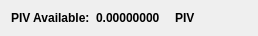
                <widget class="QWidget" name="layoutWidget3">
                    <property name="geometry">
                        <rect>
                            <x>22</x>
                            <y>12</y>
                            <width>258</width>
                            <height>19</height>
                        </rect>
                    </property>
                    <layout class="QHBoxLayout" name="horizontalLayout">
                        <item>
                            <widget class="QLabel" name="label232_2">
                                <property name="font">
                                    <font>
                                        <weight>75</weight>
                                        <bold>true</bold>
                                    </font>
                                </property>
                                <property name="text">
                                    <string>PIV Available:</string>
                                </property>
                            </widget>
                        </item>
                        <item>
                            <widget class="QLabel" name="PIVAvailableLabel">
                                <property name="palette">
                                    <palette>
                                        <active>
                                            <colorrole role="WindowText">
                                                <brush brushstyle="SolidPattern">
                                                    <color alpha="255">
                                                        <red>0</red>
                                                        <green>0</green>
                                                        <blue>0</blue>
                                                    </color>
                                                </brush>
                                            </colorrole>
                                            <colorrole role="Button">
                                                <brush brushstyle="SolidPattern">
                                                    <color alpha="255">
                                                        <red>0</red>
                                                        <green>170</green>
                                                        <blue>0</blue>
                                                    </color>
                                                </brush>
                                            </colorrole>
                                            <colorrole role="Light">
                                                <brush brushstyle="SolidPattern">
                                                    <color alpha="255">
                                                        <red>0</red>
                                                        <green>255</green>
                                                        <blue>0</blue>
                                                    </color>
                                                </brush>
                                            </colorrole>
                                            <colorrole role="Midlight">
                                                <brush brushstyle="SolidPattern">
                                                    <color alpha="255">
                                                        <red>0</red>
                                                        <green>212</green>
                                                        <blue>0</blue>
                                                    </color>
                                                </brush>
                                            </colorrole>
                                            <colorrole role="Dark">
                                                <brush brushstyle="SolidPattern">
                                                    <color alpha="255">
                                                        <red>0</red>
                                                        <green>85</green>
                                                        <blue>0</blue>
                                                    </color>
                                                </brush>
                                            </colorrole>
                                            <colorrole role="Mid">
                                                <brush brushstyle="SolidPattern">
                                                    <color alpha="255">
                                                        <red>0</red>
                                                        <green>113</green>
                                                        <blue>0</blue>
                                                    </color>
                                                </brush>
                                            </colorrole>
                                            <colorrole role="Text">
                                                <brush brushstyle="SolidPattern">
                                                    <color alpha="255">
                                                        <red>0</red>
                                                        <green>170</green>
                                                        <blue>0</blue>
                                                    </color>
                                                </brush>
                                            </colorrole>
                                            <colorrole role="BrightText">
                                                <brush brushstyle="SolidPattern">
                                                    <color alpha="255">
                                                        <red>255</red>
                                                        <green>255</green>
                                                        <blue>255</blue>
                                                    </color>
                                                </brush>
                                            </colorrole>
                                            <colorrole role="ButtonText">
                                                <brush brushstyle="SolidPattern">
                                                    <color alpha="255">
                                                        <red>0</red>
                                                        <green>0</green>
                                                        <blue>0</blue>
                                                    </color>
                                                </brush>
                                            </colorrole>
                                            <colorrole role="Base">
                                                <brush brushstyle="SolidPattern">
                                                    <color alpha="255">
                                                        <red>255</red>
                                                        <green>255</green>
                                                        <blue>255</blue>
                                                    </color>
                                                </brush>
                                            </colorrole>
                                            <colorrole role="Window">
                                                <brush brushstyle="SolidPattern">
                                                    <color alpha="255">
                                                        <red>0</red>
                                                        <green>170</green>
                                                        <blue>0</blue>
                                                    </color>
                                                </brush>
                                            </colorrole>
                                            <colorrole role="Shadow">
                                                <brush brushstyle="SolidPattern">
                                                    <color alpha="255">
                                                        <red>0</red>
                                                        <green>0</green>
                                                        <blue>0</blue>
                                                    </color>
                                                </brush>
                                            </colorrole>
                                            <colorrole role="AlternateBase">
                                                <brush brushstyle="SolidPattern">
                                                    <color alpha="255">
                                                        <red>127</red>
                                                        <green>212</green>
                                                        <blue>127</blue>
                                                    </color>
                                                </brush>
                                            </colorrole>
                                            <colorrole role="ToolTipBase">
                                                <brush brushstyle="SolidPattern">
                                                    <color alpha="255">
                                                        <red>255</red>
                                                        <green>255</green>
                                                        <blue>220</blue>
                                                    </color>
                                                </brush>
                                            </colorrole>
                                            <colorrole role="ToolTipText">
                                                <brush brushstyle="SolidPattern">
                                                    <color alpha="255">
                                                        <red>0</red>
                                                        <green>0</green>
                                                        <blue>0</blue>
                                                    </color>
                                                </brush>
                                            </colorrole>
                                        </active>
                                        <inactive>
                                            <colorrole role="WindowText">
                                                <brush brushstyle="SolidPattern">
                                                    <color alpha="255">
                                                        <red>0</red>
                                                        <green>0</green>
                                                        <blue>0</blue>
                                                    </color>
                                                </brush>
                                            </colorrole>
                                            <colorrole role="Button">
                                                <brush brushstyle="SolidPattern">
                                                    <color alpha="255">
                                                        <red>0</red>
                                                        <green>170</green>
                                                        <blue>0</blue>
                                                    </color>
                                                </brush>
                                            </colorrole>
                                            <colorrole role="Light">
                                                <brush brushstyle="SolidPattern">
                                                    <color alpha="255">
                                                        <red>0</red>
                                                        <green>255</green>
                                                        <blue>0</blue>
                                                    </color>
                                                </brush>
                                            </colorrole>
                                            <colorrole role="Midlight">
                                                <brush brushstyle="SolidPattern">
                                                    <color alpha="255">
                                                        <red>0</red>
                                                        <green>212</green>
                                                        <blue>0</blue>
                                                    </color>
                                                </brush>
                                            </colorrole>
                                            <colorrole role="Dark">
                                                <brush brushstyle="SolidPattern">
                                                    <color alpha="255">
                                                        <red>0</red>
                                                        <green>85</green>
                                                        <blue>0</blue>
                                                    </color>
                                                </brush>
                                            </colorrole>
                                            <colorrole role="Mid">
                                                <brush brushstyle="SolidPattern">
                                                    <color alpha="255">
                                                        <red>0</red>
                                                        <green>113</green>
                                                        <blue>0</blue>
                                                    </color>
                                                </brush>
                                            </colorrole>
                                            <colorrole role="Text">
                                                <brush brushstyle="SolidPattern">
                                                    <color alpha="255">
                                                        <red>0</red>
                                                        <green>170</green>
                                                        <blue>0</blue>
                                                    </color>
                                                </brush>
                                            </colorrole>
                                            <colorrole role="BrightText">
                                                <brush brushstyle="SolidPattern">
                                                    <color alpha="255">
                                                        <red>255</red>
                                                        <green>255</green>
                                                        <blue>255</blue>
                                                    </color>
                                                </brush>
                                            </colorrole>
                                            <colorrole role="ButtonText">
                                                <brush brushstyle="SolidPattern">
                                                    <color alpha="255">
                                                        <red>0</red>
                                                        <green>0</green>
                                                        <blue>0</blue>
                                                    </color>
                                                </brush>
                                            </colorrole>
                                            <colorrole role="Base">
                                                <brush brushstyle="SolidPattern">
                                                    <color alpha="255">
                                                        <red>255</red>
                                                        <green>255</green>
                                                        <blue>255</blue>
                                                    </color>
                                                </brush>
                                            </colorrole>
                                            <colorrole role="Window">
                                                <brush brushstyle="SolidPattern">
                                                    <color alpha="255">
                                                        <red>0</red>
                                                        <green>170</green>
                                                        <blue>0</blue>
                                                    </color>
                                                </brush>
                                            </colorrole>
                                            <colorrole role="Shadow">
                                                <brush brushstyle="SolidPattern">
                                                    <color alpha="255">
                                                        <red>0</red>
                                                        <green>0</green>
                                                        <blue>0</blue>
                                                    </color>
                                                </brush>
                                            </colorrole>
                                            <colorrole role="AlternateBase">
                                                <brush brushstyle="SolidPattern">
                                                    <color alpha="255">
                                                        <red>127</red>
                                                        <green>212</green>
                                                        <blue>127</blue>
                                                    </color>
                                                </brush>
                                            </colorrole>
                                            <colorrole role="ToolTipBase">
                                                <brush brushstyle="SolidPattern">
                                                    <color alpha="255">
                                                        <red>255</red>
                                                        <green>255</green>
                                                        <blue>220</blue>
                                                    </color>
                                                </brush>
                                            </colorrole>
                                            <colorrole role="ToolTipText">
                                                <brush brushstyle="SolidPattern">
                                                    <color alpha="255">
                                                        <red>0</red>
                                                        <green>0</green>
                                                        <blue>0</blue>
                                                    </color>
                                                </brush>
                                            </colorrole>
                                        </inactive>
                                        <disabled>
                                            <colorrole role="WindowText">
                                                <brush brushstyle="SolidPattern">
                                                    <color alpha="255">
                                                        <red>0</red>
                                                        <green>85</green>
                                                        <blue>0</blue>
                                                    </color>
                                                </brush>
                                            </colorrole>
                                            <colorrole role="Button">
                                                <brush brushstyle="SolidPattern">
                                                    <color alpha="255">
                                                        <red>0</red>
                                                        <green>170</green>
                                                        <blue>0</blue>
                                                    </color>
                                                </brush>
                                            </colorrole>
                                            <colorrole role="Light">
                                                <brush brushstyle="SolidPattern">
                                                    <color alpha="255">
                                                        <red>0</red>
                                                        <green>255</green>
                                                        <blue>0</blue>
                                                    </color>
                                                </brush>
                                            </colorrole>
                                            <colorrole role="Midlight">
                                                <brush brushstyle="SolidPattern">
                                                    <color alpha="255">
                                                        <red>0</red>
                                                        <green>212</green>
                                                        <blue>0</blue>
                                                    </color>
                                                </brush>
                                            </colorrole>
                                            <colorrole role="Dark">
                                                <brush brushstyle="SolidPattern">
                                                    <color alpha="255">
                                                        <red>0</red>
                                                        <green>85</green>
                                                        <blue>0</blue>
                                                    </color>
                                                </brush>
                                            </colorrole>
                                            <colorrole role="Mid">
                                                <brush brushstyle="SolidPattern">
                                                    <color alpha="255">
                                                        <red>0</red>
                                                        <green>113</green>
                                                        <blue>0</blue>
                                                    </color>
                                                </brush>
                                            </colorrole>
                                            <colorrole role="Text">
                                                <brush brushstyle="SolidPattern">
                                                    <color alpha="255">
                                                        <red>0</red>
                                                        <green>85</green>
                                                        <blue>0</blue>
                                                    </color>
                                                </brush>
                                            </colorrole>
                                            <colorrole role="BrightText">
                                                <brush brushstyle="SolidPattern">
                                                    <color alpha="255">
                                                        <red>255</red>
                                                        <green>255</green>
                                                        <blue>255</blue>
                                                    </color>
                                                </brush>
                                            </colorrole>
                                            <colorrole role="ButtonText">
                                                <brush brushstyle="SolidPattern">
                                                    <color alpha="255">
                                                        <red>0</red>
                                                        <green>85</green>
                                                        <blue>0</blue>
                                                    </color>
                                                </brush>
                                            </colorrole>
                                            <colorrole role="Base">
                                                <brush brushstyle="SolidPattern">
                                                    <color alpha="255">
                                                        <red>0</red>
                                                        <green>170</green>
                                                        <blue>0</blue>
                                                    </color>
                                                </brush>
                                            </colorrole>
                                            <colorrole role="Window">
                                                <brush brushstyle="SolidPattern">
                                                    <color alpha="255">
                                                        <red>0</red>
                                                        <green>170</green>
                                                        <blue>0</blue>
                                                    </color>
                                                </brush>
                                            </colorrole>
                                            <colorrole role="Shadow">
                                                <brush brushstyle="SolidPattern">
                                                    <color alpha="255">
                                                        <red>0</red>
                                                        <green>0</green>
                                                        <blue>0</blue>
                                                    </color>
                                                </brush>
                                            </colorrole>
                                            <colorrole role="AlternateBase">
                                                <brush brushstyle="SolidPattern">
                                                    <color alpha="255">
                                                        <red>0</red>
                                                        <green>170</green>
                                                        <blue>0</blue>
                                                    </color>
                                                </brush>
                                            </colorrole>
                                            <colorrole role="ToolTipBase">
                                                <brush brushstyle="SolidPattern">
                                                    <color alpha="255">
                                                        <red>255</red>
                                                        <green>255</green>
                                                        <blue>220</blue>
                                                    </color>
                                                </brush>
                                            </colorrole>
                                            <colorrole role="ToolTipText">
                                                <brush brushstyle="SolidPattern">
                                                    <color alpha="255">
                                                        <red>0</red>
                                                        <green>0</green>
                                                        <blue>0</blue>
                                                    </color>
                                                </brush>
                                            </colorrole>
                                        </disabled>
                                    </palette>
                                </property>
                                <property name="font">
                                    <font>
                                        <weight>75</weight>
                                        <bold>true</bold>
                                    </font>
                                </property>
                                <property name="text">
                                    <string>0.00000000</string>
                                </property>
                                <property name="textInteractionFlags">
                                    <set>
                                        Qt::LinksAccessibleByMouse|Qt::TextSelectableByKeyboard|Qt::TextSelectableByMouse
                                    </set>
                                </property>
                            </widget>
                        </item>
                        <item>
                            <widget class="QLabel" name="labelPIV">
                                <property name="font">
                                    <font>
                                        <weight>75</weight>
                                        <bold>true</bold>
                                    </font>
                                </property>
                                <property name="text">
                                    <string>PIV</string>
                                </property>
                            </widget>
                        </item>
                    </layout>
                </widget>
